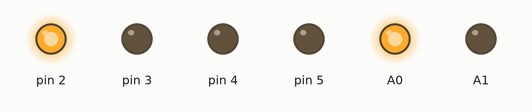
This sketch was run on a simulated Arduino Uno, built with avr-gcc and run on an emulated ATmega328P. On the bench: output pins drawn as LEDs (lit = HIGH).

Above: at 0.2 s.
At 0.85 s:
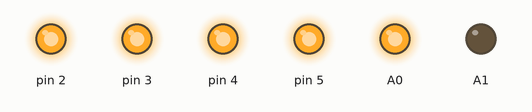
At 1.5 s:
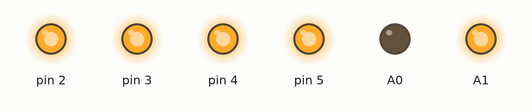
At 2.87 s:
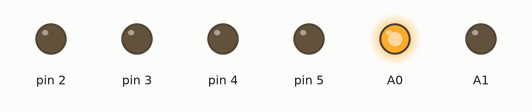
At 3.9 s:
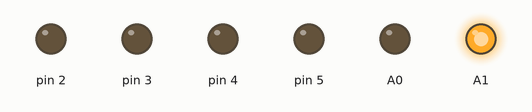
At 4.85 s:
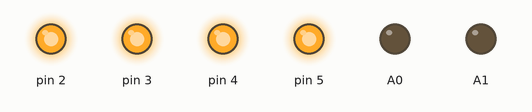
Timing chart, 0 to 6.5 s (numbered marks = the images above):
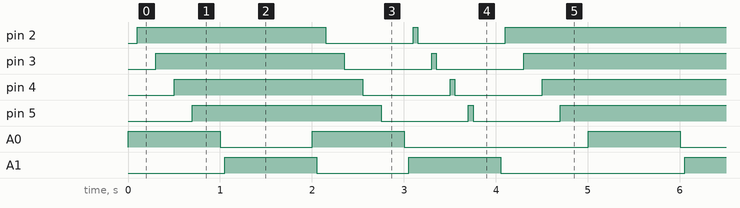

Measured:
- by itself, pin 2–5: repeats every 5.0 s: LOW 0.95 s, HIGH 0.05 s, LOW 0.95 s, HIGH 3.1 s
- by itself, A0, A1: repeats every 5.0 s: LOW 1.0 s, HIGH 1.0 s, LOW 2.0 s, HIGH 1.0 s

The sketch:

cube.ino
```cpp
int d=50;
int d1=100;

void setup()
{
  pinMode(2, OUTPUT);
  pinMode(3, OUTPUT);
  pinMode(4, OUTPUT);
  pinMode(5, OUTPUT);
  pinMode(A1, OUTPUT);
  pinMode(A0, OUTPUT);
}
void loop()
{
    digitalWrite(A0, HIGH);
    delay(d);
    digitalWrite(A1, LOW);
    delay(d);
    digitalWrite(2, HIGH);
    delay(d);
    digitalWrite(2, HIGH);
    delay(d);
    digitalWrite(A0, HIGH);
    delay(d);
    digitalWrite(A1, LOW);
    delay(d);
    digitalWrite(3, HIGH);
    delay(d);
    digitalWrite(3, HIGH);
    delay(d);
    digitalWrite(A0, HIGH);
    delay(d);
    digitalWrite(A1, LOW);
    delay(d);
    digitalWrite(4, HIGH);
    delay(d);
    digitalWrite(4, HIGH);
    delay(d);
    digitalWrite(A0, HIGH);
    delay(d);
    digitalWrite(A1, LOW);
    delay(d);
    digitalWrite(5, HIGH);
    delay(d);
    digitalWrite(5, HIGH);
    delay(d);
    digitalWrite(A0, HIGH);
    delay(d);
    digitalWrite(A1, LOW);
    delay(d);
    delay(d1);
    digitalWrite(A0, LOW);
    delay(d);
    digitalWrite(A1, HIGH);
    delay(d);
    digitalWrite(2, HIGH);
    delay(d);
    digitalWrite(2, HIGH);
    delay(d);
    digitalWrite(A0, LOW);
    delay(d);
    digitalWrite(A1, HIGH);
    delay(d);
    digitalWrite(3, HIGH);
    delay(d);
    digitalWrite(3, HIGH);
    delay(d);
    digitalWrite(A0, LOW);
    delay(d);
    digitalWrite(A1, HIGH);
    delay(d);
    digitalWrite(4, HIGH);
    delay(d);
    digitalWrite(4, HIGH);
    delay(d);
    digitalWrite(A0, LOW);
    delay(d);
    digitalWrite(A1, HIGH);
    delay(d);
    digitalWrite(5, HIGH);
    delay(d);
    digitalWrite(5, HIGH);
    delay(d);
    digitalWrite(A0, LOW);
    delay(d);
    digitalWrite(A1, HIGH);
    delay(d);
    delay(d1);
    digitalWrite(A0, HIGH);
    delay(d);
    digitalWrite(A1, LOW);
    delay(d);
    digitalWrite(2, HIGH);
    delay(d);
    digitalWrite(2, LOW);
    delay(d);
    digitalWrite(A0, HIGH);
    delay(d);
    digitalWrite(A1, LOW);
    delay(d);
    digitalWrite(3, HIGH);
    delay(d);
    digitalWrite(3, LOW);
    delay(d);
    digitalWrite(A0, HIGH);
    delay(d);
    digitalWrite(A1, LOW);
    delay(d);
    digitalWrite(4, HIGH);
    delay(d);
    digitalWrite(4, LOW);
    delay(d);
    digitalWrite(A0, HIGH);
    delay(d);
    digitalWrite(A1, LOW);
    delay(d);
    digitalWrite(5, HIGH);
    delay(d);
    digitalWrite(5, LOW);
    delay(d);
    digitalWrite(A0, HIGH);
    delay(d);
    digitalWrite(A1, LOW);
    delay(d);
    delay(d1);
    digitalWrite(A0, LOW);
    delay(d);
    digitalWrite(A1, HIGH);
    delay(d);
    digitalWrite(2, HIGH);
    delay(d);
    digitalWrite(2, LOW);
    delay(d);
    digitalWrite(A0, LOW);
    delay(d);
    digitalWrite(A1, HIGH);
    delay(d);
    digitalWrite(3, HIGH);
    delay(d);
    digitalWrite(3, LOW);
    delay(d);
    digitalWrite(A0, LOW);
    delay(d);
    digitalWrite(A1, HIGH);
    delay(d);
    digitalWrite(4, HIGH);
    delay(d);
    digitalWrite(4, LOW);
    delay(d);
    digitalWrite(A0, LOW);
    delay(d);
    digitalWrite(A1, HIGH);
    delay(d);
    digitalWrite(5, HIGH);
    delay(d);
    digitalWrite(5, LOW);
    delay(d);
    digitalWrite(A0, LOW);
    delay(d);
    digitalWrite(A1, HIGH);
    delay(d);
    delay(d1);
    digitalWrite(A0, LOW);
    delay(d);
    digitalWrite(A1, LOW);
    delay(d);
    digitalWrite(2, HIGH);
    delay(d);
    digitalWrite(2, HIGH);
    delay(d);
    digitalWrite(A0, LOW);
    delay(d);
    digitalWrite(A1, LOW);
    delay(d);
    digitalWrite(3, HIGH);
    delay(d);
    digitalWrite(3, HIGH);
    delay(d);
    digitalWrite(A0, LOW);
    delay(d);
    digitalWrite(A1, LOW);
    delay(d);
    digitalWrite(4, HIGH);
    delay(d);
    digitalWrite(4, HIGH);
    delay(d);
    digitalWrite(A0, LOW);
    delay(d);
    digitalWrite(A1, LOW);
    delay(d);
    digitalWrite(5, HIGH);
    delay(d);
    digitalWrite(5, HIGH);
    delay(d);
    digitalWrite(A0, LOW);
    delay(d);
    digitalWrite(A1, LOW);
    delay(d);
    delay(d1);
}
```
